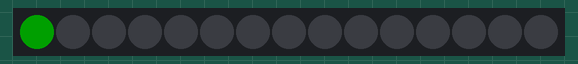
Bench run of a sketch on a simulated Arduino Uno, built with avr-gcc and run on an emulated ATmega328P. Parts: 15 RGB LEDs in strip order, left to right. Dim RGB values are drawn brighter than linear.

Above: at 3.1 s.
At 4.1 s:
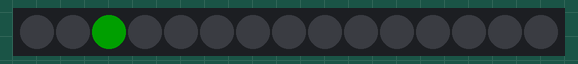
At 5.1 s:
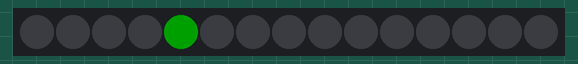
At 7.1 s:
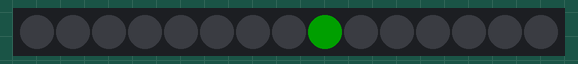
At 9.1 s:
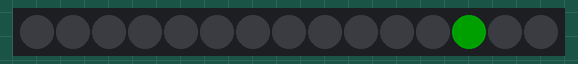
At 11.1 s:
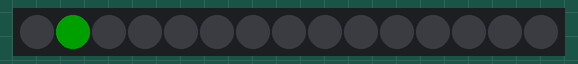

Measured:
- by itself, everything shown: repeats every 7.5 s, in 16 steps
- what the display in image 0 shows lasts 0.5 s, from 3.0 s to 3.5 s

The sketch:

downline.ino
```cpp
/* downline
 * Will Langas
 * 1/9/2018
 * Open to public use and modification
 */

#include <FastLED.h>

#define LED_PIN     1
#define NUM_LEDS    15
#define BRIGHTNESS  64
#define LED_TYPE    WS2811
#define COLOR_ORDER GRB
CRGB leds[NUM_LEDS];

#define UPDATES_PER_SECOND 100

void setup() {
 delay( 3000 ); // power-up safety delay
 FastLED.addLeds<LED_TYPE, LED_PIN, COLOR_ORDER>(leds, NUM_LEDS).setCorrection( TypicalLEDStrip );
 FastLED.setBrightness(  BRIGHTNESS );
}

int i = 0; //counter variable
void loop() {
  for(i=0;i<NUM_LEDS;i++){
      leds[i] = CRGB::Green; //Sets a light to green
      FastLED.show();
      delay(500);
      leds[i] = CRGB::Black; //Turns off the same light
      FastLED.show();
  }
}
```
